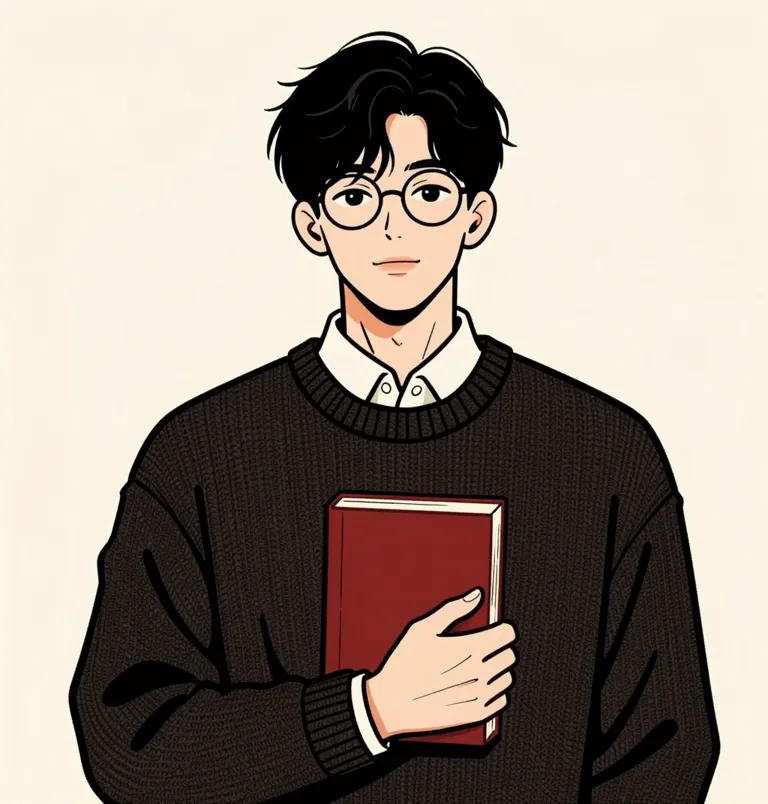
#> input picture art/class/v1/mage-a-1.webp, 768 x 804 px
$ python -i icon-art.py   (imports and definitions only)
#> lines starting #> are read from the running program, lines starting #| are printed output that depends on the picture
"""Grumble Camp's app icon (the owner, 2026-10-27: "a dynamic app logo, something that can scream about our app").

The subject is painted in the owner's local ComfyUI in the app's clay look and keyed out, then laid on a background drawn
here in the app's own colours. Android gets an adaptive icon from the same pieces: the subject as the front layer, the
background as the back layer (launchers that support it move them a little apart), and a one-colour silhouette for themed
icons (Android 13+).

Start ComfyUI first (as scripts/art/story-art.py says), and run with its Python (PIL, numpy and scipy):
  D:\\ai\\ComfyUI\\venv\\Scripts\\python.exe scripts/art/icon-art.py paint [CONCEPT ...] [--seeds 11 22]
    -> art/icon/renders/<concept>-<seed>.png
  icon-art.py sheet       -> art/icon/_sheet.jpg: every take keyed and laid on its background, as a launcher shows it
                             (a circle and a rounded square, at 192, 96 and 48 px)
  icon-art.py pick        -> apps/mobile/assets/icon.png, android-icon-{foreground,background,monochrome}.png,
                             splash-icon.png and favicon.png from PICK
Existing renders are skipped, so a changed prompt needs new seeds (or the old renders deleted).
"""
import argparse, importlib.util, time
from pathlib import Path

import numpy as np
from PIL import Image, ImageDraw, ImageFilter
from scipy import ndimage

_spec = importlib.util.spec_from_file_location("grumble_art", Path(__file__).with_name("grumble-art.py"))
ga = importlib.util.module_from_spec(_spec)
# [1 line not run here, left out]

ROOT = Path(__file__).resolve().parents[2]
ICON = ROOT / "art" / "icon"
RENDERS = ICON / "renders"
ASSETS = ROOT / "apps" / "mobile" / "assets"

# The app's colours (apps/mobile/src/theme/tokens.ts, Monster Night).
NIGHT = (25, 27, 51)
VOID = (7, 8, 15)
LIME = (182, 240, 74)
CANDY = (255, 122, 217)
LILAC = (150, 120, 230)

# [1 line that did not run here, left out]
FIRE = "soft pink and pale blue flames, no orange flames, no yellow flames"
# [1 line that did not run here, left out]
KEEP = "Keep the character exactly the same: the same face, shape, colours and nightcap. A plain flat solid pure black background."

# Each concept: how it's painted (Z-Image on the green screen, or Qwen-Image-Edit from Snoozle's own still so he stays on
# model) and the background it's laid on.
# [24 lines that did not run here, left out]

# The owner picked A (2026-10-27): Snoozle holding out today's quest, on lime. BACKS: a background other than the concept's.
PICK = "peek-22"
BACKS: dict[str, str] = {}


# [17 lines left out: function paint, not called in this run]


def bleeds(stem: str) -> bool:
    """A take that runs off the bottom of its picture: it runs off the bottom of the icon too."""
    return stem.startswith("peek")


def key_from_top(src: Path, dest: Path) -> None:
    """A still on black whose subject runs off the bottom: the black is measured on the top and the upper sides only (the
    shared `key` reads every edge, and the body along the bottom made it read the whole picture as backdrop)."""
#> called with src = '../../art/class/v1/mage-a-1.webp', dest = 'out.png'
    rgb = np.asarray(Image.open(src).convert("RGB")).astype(np.float32)
    bright = rgb.max(axis=2)
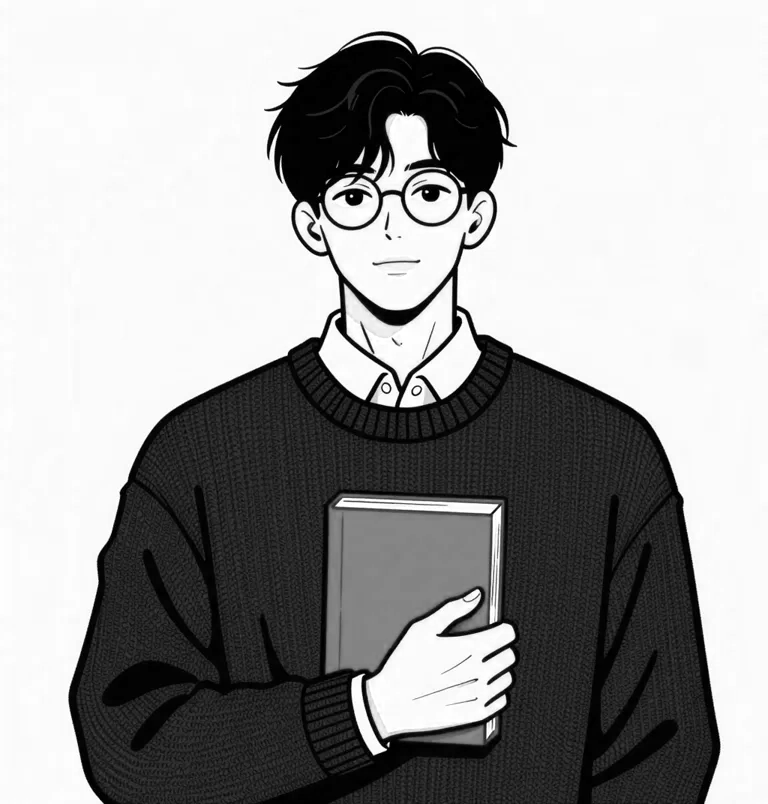
#> bright: shape (804, 768) float32; min 0, max 255, mean 158
    h = bright.shape[0]
#> h = 804
    edge = np.concatenate([bright[:12].ravel(), bright[: h // 2, :12].ravel(), bright[: h // 2, -12:].ravel()])
#> edge = 18864 values, max 254 at index 12384, min 248 at index 7978, mean 251.3
    alpha = np.clip((bright - float(np.percentile(edge, 99)) - 4.0) / 40.0, 0.0, 1.0)
#> alpha: shape (804, 768) float32; every value is 0
    alpha = np.where(ndimage.binary_fill_holes(alpha > 0.5), np.maximum(alpha, 1.0), alpha)
    fg = np.where(alpha[..., None] > 0, rgb / np.maximum(alpha, 1e-3)[..., None], 0.0)
#> fg: shape (804, 768, 3) float32; every value is 0
    img = Image.fromarray(np.dstack([fg, alpha[..., None] * 255.0]).clip(0, 255).astype(np.uint8), "RGBA")
#> (the run stopped early here; a loop or call above may not have finished)

$ run again, on art/quest/v1/ladder-breathing-1.webp
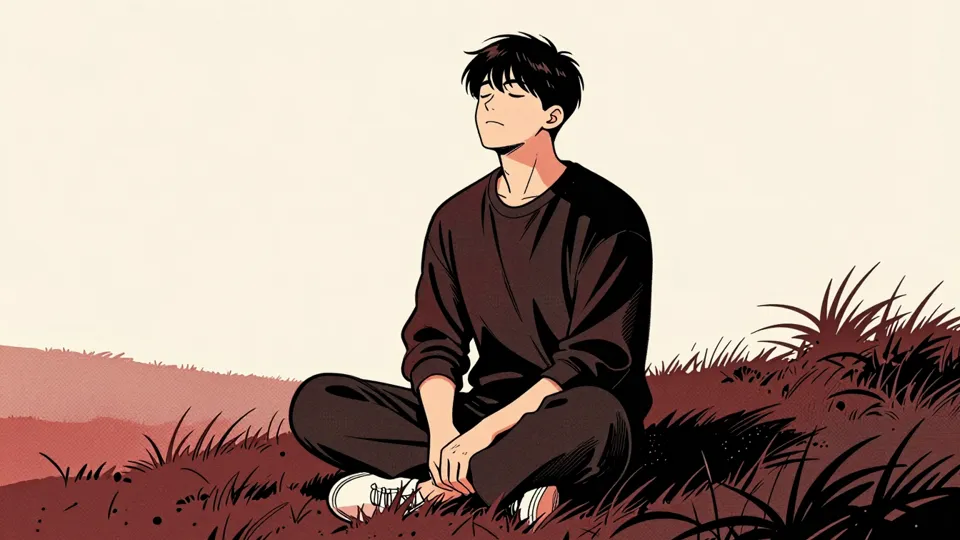
#> input picture art/quest/v1/ladder-breathing-1.webp, 960 x 540 px
#> in key_from_top, `bright = rgb.max(axis=2)`:
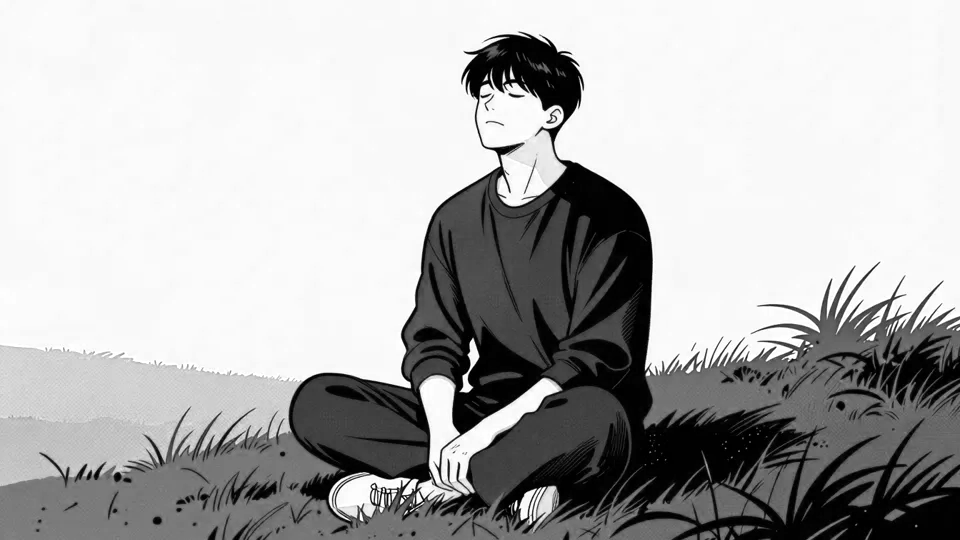
#> bright: shape (540, 960) float32; min 0, max 255, mean 178.1
#> edge = 18000 values, max 253 at index 492, min 247 at index 90, mean 249.7
#> alpha: shape (540, 960) float32; every value is 0
#> fg: shape (540, 960, 3) float32; every value is 0
